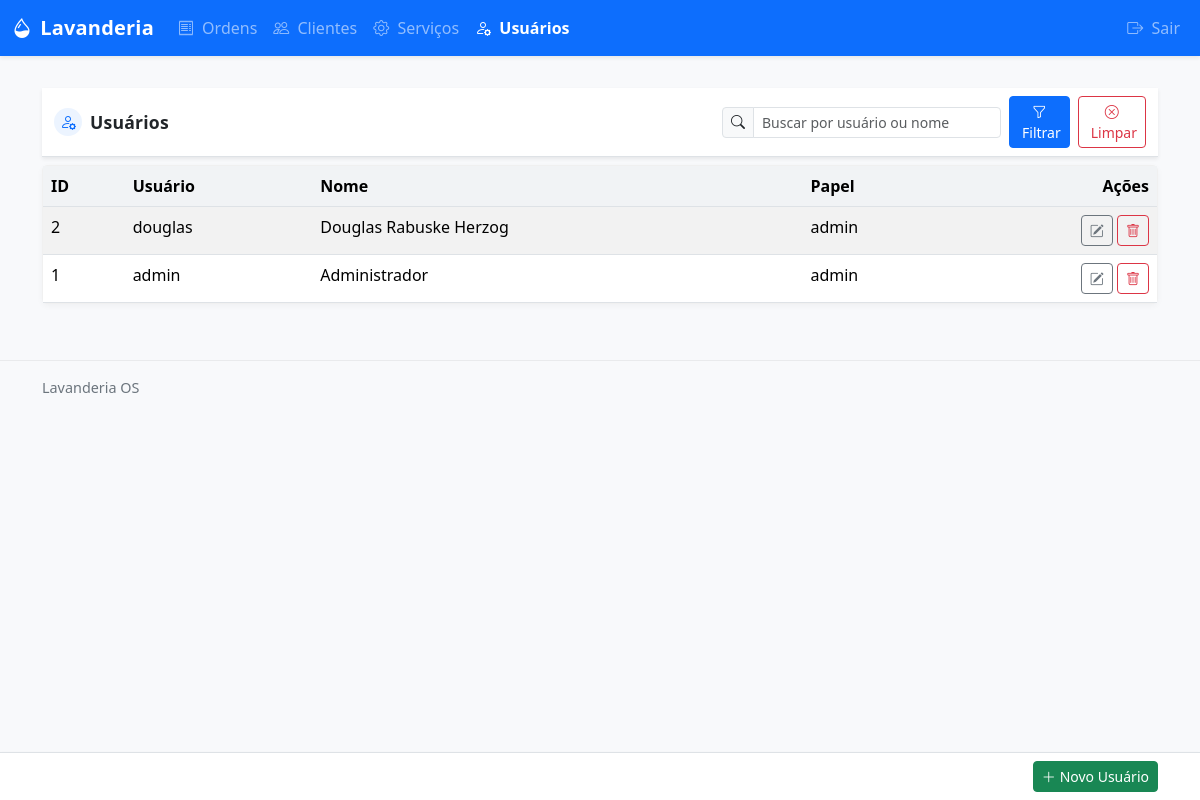
The app's page /users/ (signed in) with its own data.
### app/models.py (models this page shows, shortened)
class User(UserMixin, db.Model):
    id = db.Column(db.Integer, primary_key=True)
    username = db.Column(db.String(80), unique=True, nullable=False)
    full_name = db.Column(db.String(120), nullable=False)
    role = db.Column(db.String(20), default="user")
    password_hash = db.Column(db.String(255), nullable=False)
    active = db.Column(db.Boolean, default=True)
    created_at = db.Column(db.DateTime, default=datetime.utcnow)

### app/users.py (the view)
@users_bp.route("/")
@login_required
def list_users():
    users = User.query.order_by(User.id.desc()).all()
    return render_template("users/list.html", users=users)

### app/models.py (called while the page is built)
@login_manager.user_loader
def load_user(user_id):
    return User.query.get(int(user_id))

### app/templates/users/list.html (shortened to what this page needs)
{% extends 'base.html' %}
{% block content %}
<div class="list-toolbar-top sticky-top bg-body border-bottom shadow-sm">
  <div class="container py-2">
    <form method="get" class="row gx-2 gy-1 align-items-end justify-content-between">
      <div class="col-12 d-flex justify-content-between align-items-center gap-2">
        <div class="d-flex align-items-center gap-2 toolbar-title mb-0">
          <span class="icon"><i class="bi bi-person-gear"></i></span>
          <span class="text">Usuários</span>
        </div>
        <div class="d-flex align-items-center gap-2">
          <div class="input-group input-group-sm">
            <span class="input-group-text"><i class="bi bi-search"></i></span>
            <input type="text" name="q" value="{{ q }}" class="form-control" placeholder="Buscar por usuário ou nome">
          </div>
          <button class="btn btn-sm btn-primary" title="Buscar"><i class="bi bi-funnel"></i><span class="d-none d-md-inline ms-1">Filtrar</span></button>
          <button type="button" class="btn btn-sm btn-outline-danger" id="clear_filters_users" title="Limpar filtros"><i class="bi bi-x-circle"></i><span class="d-none d-md-inline ms-1">Limpar</span></button>
        </div>
      </div>
    </form>
  </div>
 </div>
<div class="card mt-2">
  <div class="card-body p-0">
    <div class="table-responsive">
      <table class="table table-striped table-hover mb-0">
        <thead>
          <tr>
            <th>ID</th>
            <th>Usuário</th>
            <th>Nome</th>
            <th>Papel</th>
            <th class="text-end">Ações</th>
          </tr>
        </thead>
        <tbody>
          {% for u in users %}
          <tr>
            <td>{{ u.id }}</td>
            <td>{{ u.username }}</td>
            <td>{{ u.full_name }}</td>
            <td>{{ u.role }}</td>
            <td class="text-end">
              <a class="btn btn-sm btn-outline-secondary" href="{{ url_for('users.edit_user', user_id=u.id) }}" title="Editar"><i class="bi bi-pencil-square"></i></a>
              <form action="{{ url_for('users.delete_user', user_id=u.id) }}" method="post" class="d-inline" onsubmit="return confirm('Excluir usuário?');">
                <button class="btn btn-sm btn-outline-danger" title="Excluir"><i class="bi bi-trash"></i></button>
              </form>
            </td>
          {% endfor %}
        </tbody>
      </table>
    </div>
  </div>
</div>
<div class="fixed-bottom bg-body border-top shadow-sm">
  <div class="container py-2 d-flex justify-content-end">
    <a href="{{ url_for('users.create_user') }}" class="btn btn-sm btn-success">
      <i class="bi bi-plus-lg"></i><span class="d-none d-sm-inline ms-1">Novo Usuário</span>
    </a>
  </div>
</div>
{% endblock %}

### app/static/css/styles.css (style rules this page uses)
body { padding-bottom: 40px; }
body { background-color: #f8f9fb; }
.card { border: 1px solid rgba(0,0,0,.06); box-shadow: 0 2px 6px rgba(0,0,0,.04); }
.table thead th { background-color: #f1f3f5; border-bottom-width: 1px; }

### app/templates/base.html (style rules this page uses)
body { padding-top: 64px; }

### app/templates/users/list.html (style rules this page uses)
.list-toolbar-top { top: 64px; z-index: 1029; }
.list-toolbar-top .container { gap: .25rem; }
.toolbar-title { letter-spacing: .2px; }
.toolbar-title .icon { width: 28px; height: 28px; display: inline-flex; align-items: center; justify-content: center; border-radius: 50%; background: rgba(13,110,253,.08); color: #0d6efd; }
.toolbar-title .text { font-weight: 700; font-size: 1.1rem; }

### records on screen
User: id "2", username "douglas", full_name "Douglas Rabuske Herzog", role "admin"
User: id "1", username "admin", full_name "Administrador", role "admin"
